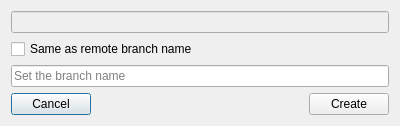
<?xml version="1.0" encoding="UTF-8"?>
<ui version="4.0">
 <class>BranchDlg</class>
 <widget class="QDialog" name="BranchDlg">
  <property name="geometry">
   <rect>
    <x>0</x>
    <y>0</y>
    <width>400</width>
    <height>102</height>
   </rect>
  </property>
  <property name="windowTitle">
   <string>Dialog</string>
  </property>
  <layout class="QGridLayout" name="gridLayout">
   <item row="3" column="0">
    <widget class="QPushButton" name="pbCancel">
     <property name="text">
      <string>Cancel</string>
     </property>
    </widget>
   </item>
   <item row="2" column="0" colspan="3">
    <widget class="QLineEdit" name="leNewName">
     <property name="placeholderText">
      <string>Set the branch name</string>
     </property>
    </widget>
   </item>
   <item row="3" column="1">
    <spacer name="horizontalSpacer">
     <property name="orientation">
      <enum>Qt::Horizontal</enum>
     </property>
     <property name="sizeHint" stdset="0">
      <size>
       <width>207</width>
       <height>20</height>
      </size>
     </property>
    </spacer>
   </item>
   <item row="3" column="2">
    <widget class="QPushButton" name="pbAccept">
     <property name="text">
      <string>Create</string>
     </property>
    </widget>
   </item>
   <item row="0" column="0" colspan="3">
    <widget class="QLineEdit" name="leOldName">
     <property name="enabled">
      <bool>false</bool>
     </property>
    </widget>
   </item>
   <item row="1" column="0" colspan="3">
    <widget class="QCheckBox" name="chbCopyRemote">
     <property name="text">
      <string>Same as remote branch name</string>
     </property>
    </widget>
   </item>
  </layout>
 </widget>
 <tabstops>
  <tabstop>leOldName</tabstop>
  <tabstop>leNewName</tabstop>
  <tabstop>pbAccept</tabstop>
  <tabstop>pbCancel</tabstop>
 </tabstops>
 <resources/>
 <connections/>
</ui>
